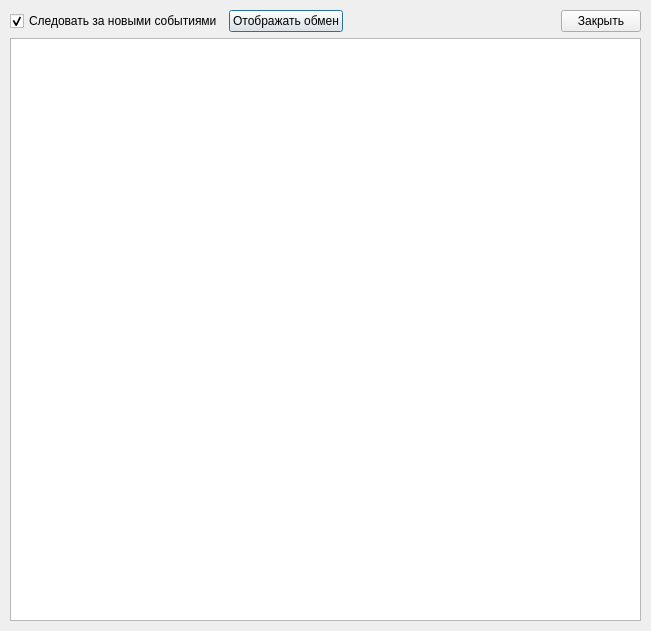
<?xml version="1.0" encoding="UTF-8"?>
<ui version="4.0">
 <class>LoggerDialog</class>
 <widget class="QDialog" name="LoggerDialog">
  <property name="geometry">
   <rect>
    <x>0</x>
    <y>0</y>
    <width>651</width>
    <height>631</height>
   </rect>
  </property>
  <property name="windowTitle">
   <string>Dialog</string>
  </property>
  <widget class="QWidget" name="layoutWidget">
   <property name="geometry">
    <rect>
     <x>10</x>
     <y>10</y>
     <width>631</width>
     <height>611</height>
    </rect>
   </property>
   <layout class="QVBoxLayout" name="verticalLayout">
    <item>
     <layout class="QHBoxLayout" name="horizontalLayout">
      <item>
       <widget class="QCheckBox" name="cbFollow">
        <property name="text">
         <string>Следовать за новыми событиями</string>
        </property>
        <property name="checked">
         <bool>true</bool>
        </property>
       </widget>
      </item>
      <item>
       <widget class="QPushButton" name="pbShowType">
        <property name="text">
         <string>Отображать обмен</string>
        </property>
       </widget>
      </item>
      <item>
       <spacer name="horizontalSpacer">
        <property name="orientation">
         <enum>Qt::Horizontal</enum>
        </property>
        <property name="sizeHint" stdset="0">
         <size>
          <width>40</width>
          <height>20</height>
         </size>
        </property>
       </spacer>
      </item>
      <item>
       <widget class="QPushButton" name="pbClose">
        <property name="text">
         <string>Закрыть</string>
        </property>
       </widget>
      </item>
     </layout>
    </item>
    <item>
     <widget class="QPlainTextEdit" name="teEvents">
      <property name="contextMenuPolicy">
       <enum>Qt::NoContextMenu</enum>
      </property>
      <property name="textInteractionFlags">
       <set>Qt::TextSelectableByKeyboard|Qt::TextSelectableByMouse</set>
      </property>
     </widget>
    </item>
   </layout>
  </widget>
 </widget>
 <resources/>
 <connections/>
</ui>
